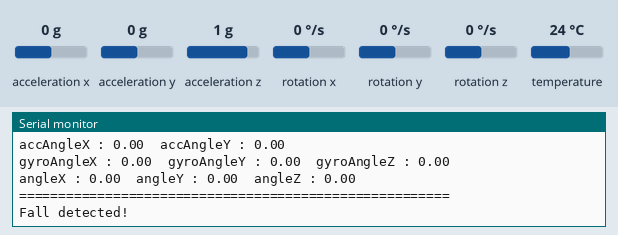
This sketch was run on a simulated Arduino Uno, built with avr-gcc and run on an emulated ATmega328P. Parts: the last lines printed to the serial monitor. The inputs (shaded band) are chosen by the test bench; at power-on: acceleration x 0 g, acceleration y 0 g, acceleration z 1 g, rotation x 0 °/s, rotation y 0 °/s, rotation z 0 °/s, temperature 24 °C.

Above: at 4.2 s.
4.3 s: acceleration x set to -1.4 g
At 5.5 s:
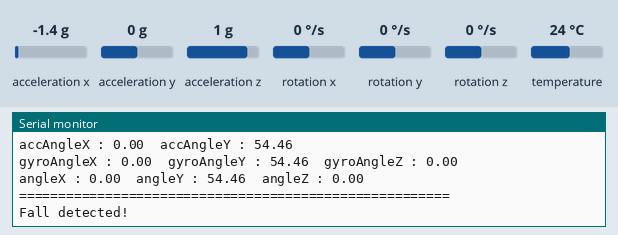
5.8 s: acceleration y set to -1.4 g
7.3 s: acceleration z set to -1.4 g
At 8.1 s:
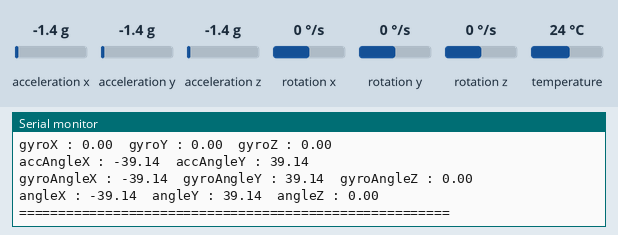
8.8 s: rotation x set to -192 °/s
At 8.8 s:
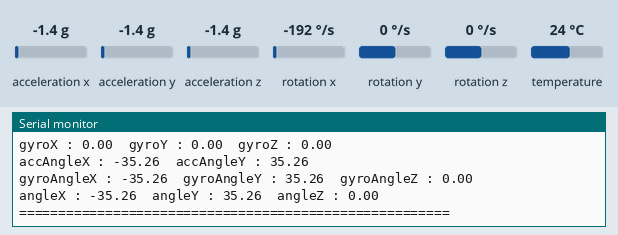
10.3 s: rotation y set to -192 °/s
Timing chart, 0 to 13.3 s (numbered marks = the images above; inputs shaded):
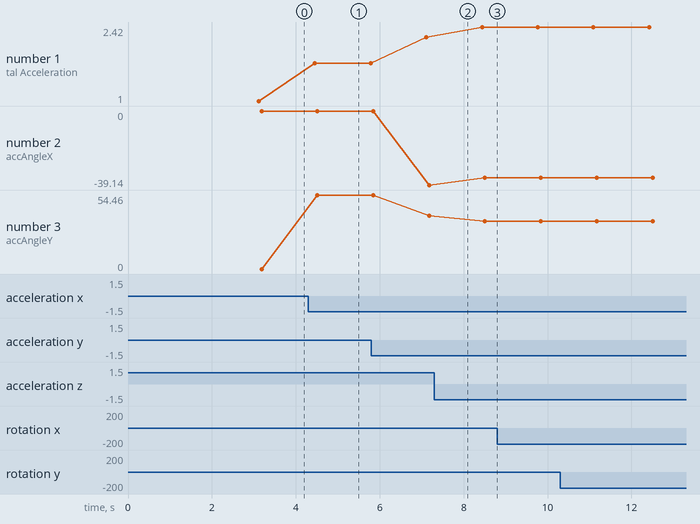

The sketch:

GetAllData.ino
```cpp
#include <MPU6050_tockn.h>
#include <Wire.h>

MPU6050 mpu6050(Wire);

long timer = 0;
const float FALL_THRESHOLD = 2.0;  // Threshold for detecting fall

void setup() {
  Serial.begin(9600);
  Wire.begin();
  mpu6050.begin();
  mpu6050.calcGyroOffsets(true);
}

void loop() {
  mpu6050.update();

  if (millis() - timer > 1000) {
    float accX = mpu6050.getAccX();
    float accY = mpu6050.getAccY();
    float accZ = mpu6050.getAccZ();

    // Calculate the total acceleration
    float totalAcc = sqrt(accX * accX + accY * accY + accZ * accZ);

    Serial.println("=======================================================");
    Serial.print("temp : "); Serial.println(mpu6050.getTemp());
    Serial.print("accX : "); Serial.print(accX);
    Serial.print("\taccY : "); Serial.print(accY);
    Serial.print("\taccZ : "); Serial.println(accZ);
    Serial.print("Total Acceleration: "); Serial.println(totalAcc);

    Serial.print("gyroX : "); Serial.print(mpu6050.getGyroX());
    Serial.print("\tgyroY : "); Serial.print(mpu6050.getGyroY());
    Serial.print("\tgyroZ : "); Serial.println(mpu6050.getGyroZ());

    Serial.print("accAngleX : "); Serial.print(mpu6050.getAccAngleX());
    Serial.print("\taccAngleY : "); Serial.println(mpu6050.getAccAngleY());

    Serial.print("gyroAngleX : "); Serial.print(mpu6050.getGyroAngleX());
    Serial.print("\tgyroAngleY : "); Serial.print(mpu6050.getGyroAngleY());
    Serial.print("\tgyroAngleZ : "); Serial.println(mpu6050.getGyroAngleZ());

    Serial.print("angleX : "); Serial.print(mpu6050.getAngleX());
    Serial.print("\tangleY : "); Serial.print(mpu6050.getAngleY());
    Serial.print("\tangleZ : "); Serial.println(mpu6050.getAngleZ());
    Serial.println("=======================================================\n");

    // Check for fall
    if (totalAcc < FALL_THRESHOLD) {
      Serial.println("Fall detected!");
    }

    timer = millis();
  }
}
```

Measured:
- after the input at 4.3 s, the serial monitor: prints a new line after 0.11 s (image 1)
- plotted number 1: 1 → 1.72 after the input at 4.3 s, 1.72 → 2.22 after the input at 5.8 s, 2.22 → 2.42 after the input at 7.3 s
- plotted number 2: 0 → -39.14 after the input at 5.8 s, -39.14 → -35.26 after the input at 7.3 s
- plotted number 3: 0 → 54.46 after the input at 4.3 s, 54.46 → 39.14 after the input at 5.8 s, 39.14 → 35.26 after the input at 7.3 s
